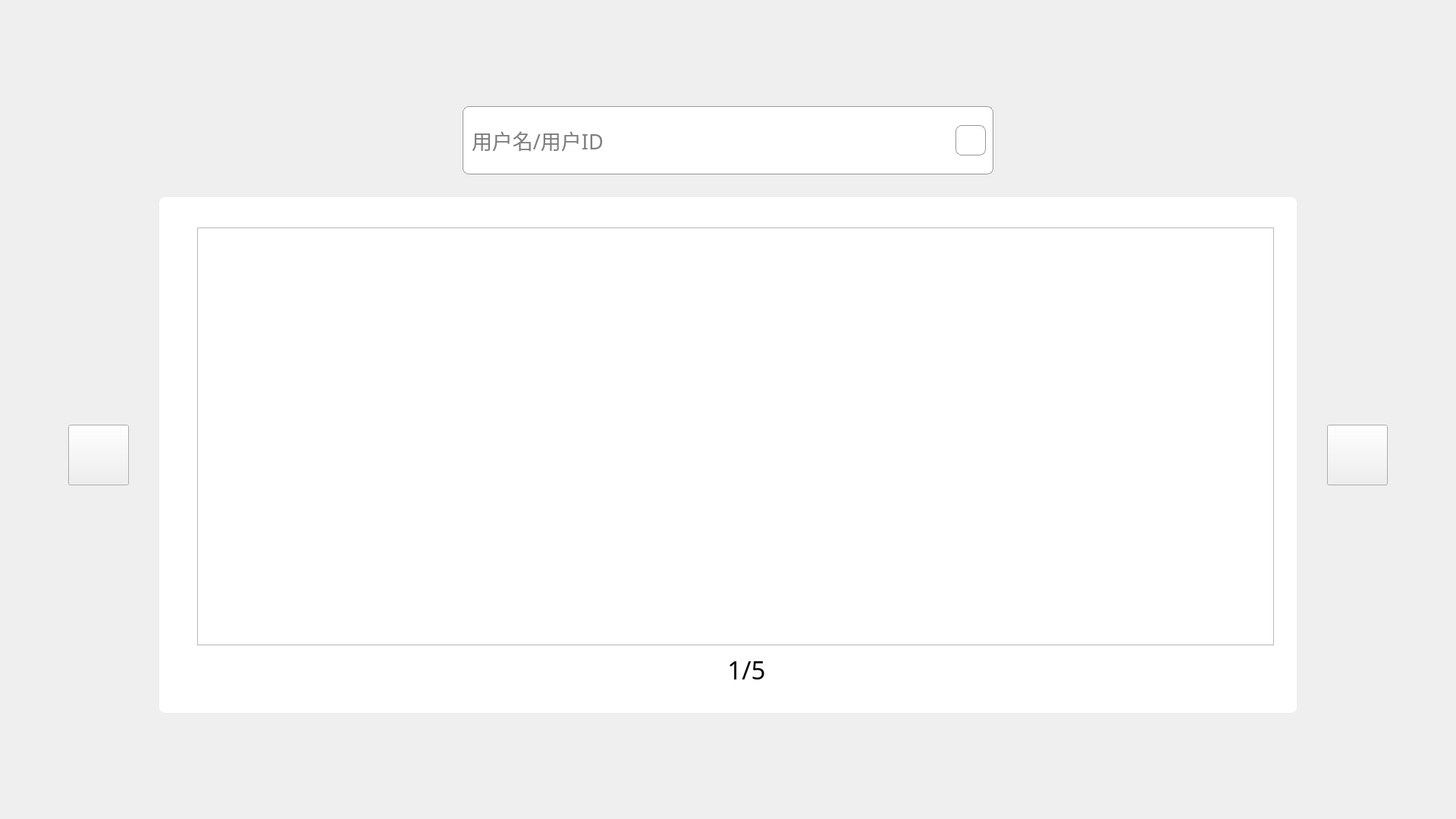
<?xml version="1.0" encoding="UTF-8"?>
<ui version="4.0">
 <class>UserManager</class>
 <widget class="QWidget" name="UserManager">
  <property name="geometry">
   <rect>
    <x>0</x>
    <y>0</y>
    <width>1920</width>
    <height>1080</height>
   </rect>
  </property>
  <property name="windowTitle">
   <string>Form</string>
  </property>
  <property name="styleSheet">
   <string notr="true"/>
  </property>
  <widget class="QGroupBox" name="groupBox">
   <property name="geometry">
    <rect>
     <x>210</x>
     <y>260</y>
     <width>1500</width>
     <height>680</height>
    </rect>
   </property>
   <property name="styleSheet">
    <string notr="true">#groupBox{background: #FFFFFF;
border-radius: 8px;
border:none;}</string>
   </property>
   <property name="title">
    <string/>
   </property>
   <widget class="QLabel" name="page_Label">
    <property name="geometry">
     <rect>
      <x>729</x>
      <y>602</y>
      <width>91</width>
      <height>41</height>
     </rect>
    </property>
    <property name="font">
     <font>
      <family>黑体</family>
      <pointsize>25</pointsize>
     </font>
    </property>
    <property name="styleSheet">
     <string notr="true"/>
    </property>
    <property name="text">
     <string>1/5</string>
    </property>
    <property name="alignment">
     <set>Qt::AlignCenter</set>
    </property>
   </widget>
   <widget class="QListWidget" name="listWidget">
    <property name="geometry">
     <rect>
      <x>50</x>
      <y>40</y>
      <width>1420</width>
      <height>551</height>
     </rect>
    </property>
   </widget>
  </widget>
  <widget class="QPushButton" name="left_Btn">
   <property name="geometry">
    <rect>
     <x>90</x>
     <y>560</y>
     <width>80</width>
     <height>80</height>
    </rect>
   </property>
   <property name="sizePolicy">
    <sizepolicy hsizetype="Minimum" vsizetype="Fixed">
     <horstretch>0</horstretch>
     <verstretch>0</verstretch>
    </sizepolicy>
   </property>
   <property name="minimumSize">
    <size>
     <width>80</width>
     <height>80</height>
    </size>
   </property>
   <property name="styleSheet">
    <string notr="true">border-image: url(:/new/prefix1/source/image/userLeft.png);</string>
   </property>
   <property name="text">
    <string/>
   </property>
  </widget>
  <widget class="QPushButton" name="right_Btn">
   <property name="geometry">
    <rect>
     <x>1750</x>
     <y>560</y>
     <width>80</width>
     <height>80</height>
    </rect>
   </property>
   <property name="minimumSize">
    <size>
     <width>80</width>
     <height>80</height>
    </size>
   </property>
   <property name="styleSheet">
    <string notr="true">border-image: url(:/new/prefix1/source/image/userRight.png);</string>
   </property>
   <property name="text">
    <string/>
   </property>
  </widget>
  <widget class="QGroupBox" name="groupBox_2">
   <property name="geometry">
    <rect>
     <x>610</x>
     <y>140</y>
     <width>700</width>
     <height>90</height>
    </rect>
   </property>
   <property name="styleSheet">
    <string notr="true">background: #FFFFFF;
border-radius: 8px;
border: 1px solid #979797;</string>
   </property>
   <property name="title">
    <string/>
   </property>
   <layout class="QGridLayout" name="gridLayout">
    <item row="0" column="0">
     <layout class="QHBoxLayout" name="horizontalLayout_2">
      <item>
       <widget class="QLineEdit" name="search_LineEdit">
        <property name="sizePolicy">
         <sizepolicy hsizetype="Expanding" vsizetype="Preferred">
          <horstretch>0</horstretch>
          <verstretch>0</verstretch>
         </sizepolicy>
        </property>
        <property name="font">
         <font>
          <family>黑体</family>
          <pointsize>20</pointsize>
         </font>
        </property>
        <property name="styleSheet">
         <string notr="true">border:none;</string>
        </property>
        <property name="placeholderText">
         <string>用户名/用户ID</string>
        </property>
       </widget>
      </item>
      <item>
       <widget class="QPushButton" name="search_Btn">
        <property name="sizePolicy">
         <sizepolicy hsizetype="Preferred" vsizetype="Fixed">
          <horstretch>0</horstretch>
          <verstretch>0</verstretch>
         </sizepolicy>
        </property>
        <property name="minimumSize">
         <size>
          <width>40</width>
          <height>40</height>
         </size>
        </property>
        <property name="styleSheet">
         <string notr="true">border-image: url(:/new/prefix1/source/image/search.png);</string>
        </property>
        <property name="text">
         <string/>
        </property>
       </widget>
      </item>
     </layout>
    </item>
   </layout>
  </widget>
 </widget>
 <resources/>
 <connections/>
</ui>
